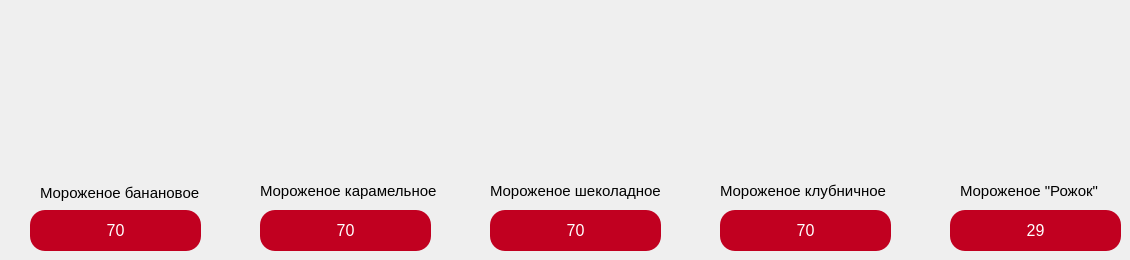
         <widget class="QWidget" name="tab_5">
          <attribute name="title">
           <string>Мороженое</string>
          </attribute>
          <widget class="QLabel" name="label_67">
           <property name="geometry">
            <rect>
             <x>70</x>
             <y>10</y>
             <width>91</width>
             <height>161</height>
            </rect>
           </property>
           <property name="text">
            <string/>
           </property>
           <property name="pixmap">
            <pixmap>images/icecreemBanana.png</pixmap>
           </property>
          </widget>
          <widget class="QPushButton" name="icebanana">
           <property name="geometry">
            <rect>
             <x>30</x>
             <y>210</y>
             <width>171</width>
             <height>41</height>
            </rect>
           </property>
           <property name="font">
            <font>
             <pointsize>12</pointsize>
            </font>
           </property>
           <property name="styleSheet">
            <string notr="true">QPushButton {
	color: white;
	background-color: #c10020;
	border-radius: 15;
}

QPushButton:pressed {
	background-color: #ed4830
}
</string>
           </property>
           <property name="text">
            <string>70</string>
           </property>
          </widget>
          <widget class="QLabel" name="label_68">
           <property name="geometry">
            <rect>
             <x>40</x>
             <y>172</y>
             <width>161</width>
             <height>41</height>
            </rect>
           </property>
           <property name="font">
            <font>
             <pointsize>11</pointsize>
            </font>
           </property>
           <property name="text">
            <string>Мороженое банановое</string>
           </property>
          </widget>
          <widget class="QLabel" name="label_69">
           <property name="geometry">
            <rect>
             <x>300</x>
             <y>10</y>
             <width>91</width>
             <height>161</height>
            </rect>
           </property>
           <property name="text">
            <string/>
           </property>
           <property name="pixmap">
            <pixmap>images/icecremCaramel.png</pixmap>
           </property>
          </widget>
          <widget class="QPushButton" name="icekaramel">
           <property name="geometry">
            <rect>
             <x>260</x>
             <y>210</y>
             <width>171</width>
             <height>41</height>
            </rect>
           </property>
           <property name="font">
            <font>
             <pointsize>12</pointsize>
            </font>
           </property>
           <property name="styleSheet">
            <string notr="true">QPushButton {
	color: white;
	background-color: #c10020;
	border-radius: 15;
}

QPushButton:pressed {
	background-color: #ed4830
}
</string>
           </property>
           <property name="text">
            <string>70</string>
           </property>
          </widget>
          <widget class="QLabel" name="label_70">
           <property name="geometry">
            <rect>
             <x>260</x>
             <y>170</y>
             <width>181</width>
             <height>41</height>
            </rect>
           </property>
           <property name="font">
            <font>
             <pointsize>11</pointsize>
            </font>
           </property>
           <property name="text">
            <string>Мороженое карамельное</string>
           </property>
          </widget>
          <widget class="QPushButton" name="icechokolate">
           <property name="geometry">
            <rect>
             <x>490</x>
             <y>210</y>
             <width>171</width>
             <height>41</height>
            </rect>
           </property>
           <property name="font">
            <font>
             <pointsize>12</pointsize>
            </font>
           </property>
           <property name="styleSheet">
            <string notr="true">QPushButton {
	color: white;
	background-color: #c10020;
	border-radius: 15;
}

QPushButton:pressed {
	background-color: #ed4830
}
</string>
           </property>
           <property name="text">
            <string>70</string>
           </property>
          </widget>
          <widget class="QLabel" name="label_71">
           <property name="geometry">
            <rect>
             <x>530</x>
             <y>10</y>
             <width>91</width>
             <height>161</height>
            </rect>
           </property>
           <property name="text">
            <string/>
           </property>
           <property name="pixmap">
            <pixmap>images/icecremChocolate.png</pixmap>
           </property>
          </widget>
          <widget class="QLabel" name="label_72">
           <property name="geometry">
            <rect>
             <x>490</x>
             <y>170</y>
             <width>171</width>
             <height>41</height>
            </rect>
           </property>
           <property name="font">
            <font>
             <pointsize>11</pointsize>
            </font>
           </property>
           <property name="text">
            <string>Мороженое шеколадное</string>
           </property>
          </widget>
          <widget class="QPushButton" name="iceklubnika">
           <property name="geometry">
            <rect>
             <x>720</x>
             <y>210</y>
             <width>171</width>
             <height>41</height>
            </rect>
           </property>
           <property name="font">
            <font>
             <pointsize>12</pointsize>
            </font>
           </property>
           <property name="styleSheet">
            <string notr="true">QPushButton {
	color: white;
	background-color: #c10020;
	border-radius: 15;
}

QPushButton:pressed {
	background-color: #ed4830
}
</string>
           </property>
           <property name="text">
            <string>70</string>
           </property>
          </widget>
          <widget class="QLabel" name="label_73">
           <property name="geometry">
            <rect>
             <x>760</x>
             <y>20</y>
             <width>91</width>
             <height>151</height>
            </rect>
           </property>
           <property name="text">
            <string/>
           </property>
           <property name="pixmap">
            <pixmap>images/icecremStravberry.png</pixmap>
           </property>
          </widget>
          <widget class="QLabel" name="label_74">
           <property name="geometry">
            <rect>
             <x>720</x>
             <y>170</y>
             <width>171</width>
             <height>41</height>
            </rect>
           </property>
           <property name="font">
            <font>
             <pointsize>11</pointsize>
            </font>
           </property>
           <property name="text">
            <string>Мороженое клубничное</string>
           </property>
          </widget>
          <widget class="QPushButton" name="icerojok">
           <property name="geometry">
            <rect>
             <x>950</x>
             <y>210</y>
             <width>171</width>
             <height>41</height>
            </rect>
           </property>
           <property name="font">
            <font>
             <pointsize>12</pointsize>
            </font>
           </property>
           <property name="styleSheet">
            <string notr="true">QPushButton {
	color: white;
	background-color: #c10020;
	border-radius: 15;
}

QPushButton:pressed {
	background-color: #ed4830
}
</string>
           </property>
           <property name="text">
            <string>29</string>
           </property>
          </widget>
          <widget class="QLabel" name="label_75">
           <property name="geometry">
            <rect>
             <x>950</x>
             <y>20</y>
             <width>171</width>
             <height>151</height>
            </rect>
           </property>
           <property name="text">
            <string/>
           </property>
           <property name="pixmap">
            <pixmap>images/icecremRoschok.png</pixmap>
           </property>
          </widget>
          <widget class="QLabel" name="label_76">
           <property name="geometry">
            <rect>
             <x>960</x>
             <y>170</y>
             <width>151</width>
             <height>41</height>
            </rect>
           </property>
           <property name="font">
            <font>
             <pointsize>11</pointsize>
            </font>
           </property>
           <property name="text">
            <string>Мороженое &quot;Рожок&quot;</string>
           </property>
          </widget>
         </widget>
